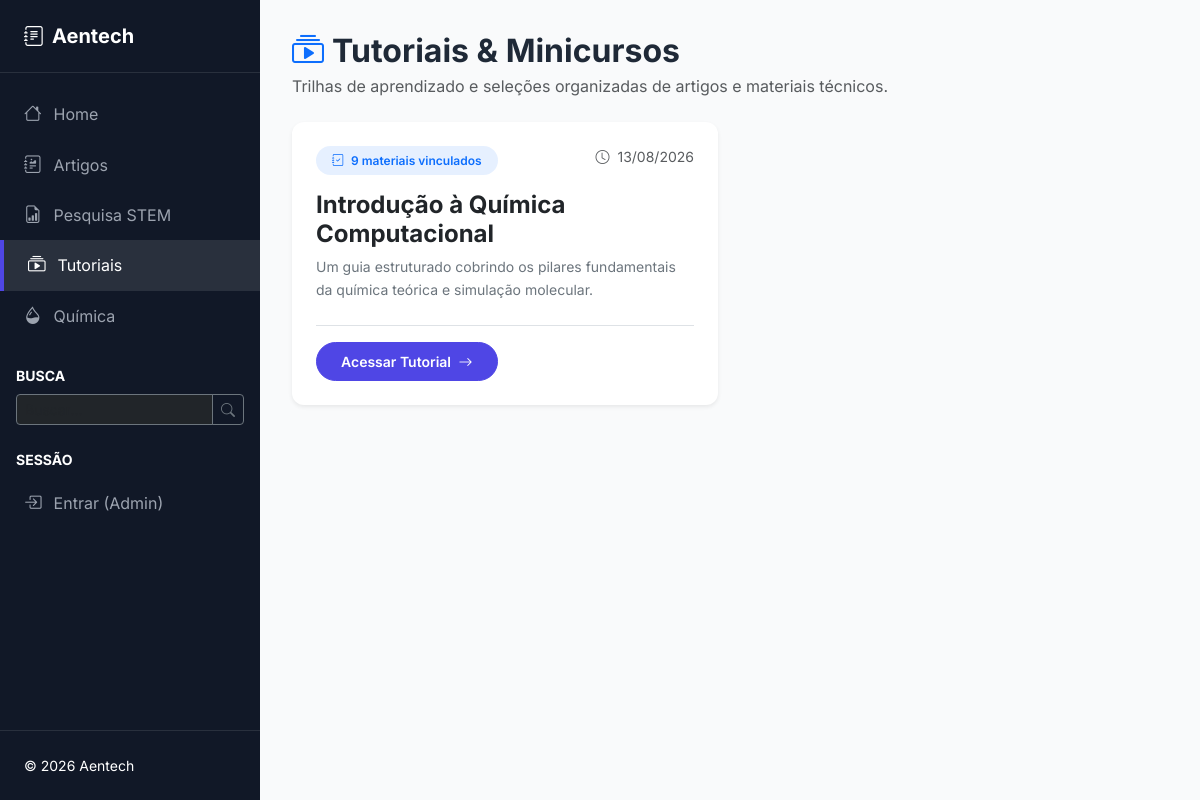
Page /tutoriais on the committed database.
### app/models.py (models this page shows, shortened)
class Tutorial(db.Model):
    __tablename__ = 'tutorials'
    id = db.Column(db.Integer, primary_key=True)
    title = db.Column(db.String(200), nullable=False)
    slug = db.Column(db.String(200), unique=True, nullable=False)
    description = db.Column(db.Text)
    created_at = db.Column(db.DateTime, default=datetime.utcnow)
    updated_at = db.Column(db.DateTime, default=datetime.utcnow, onupdate=datetime.utcnow)
    tutorial_posts = db.relationship(
        'TutorialPost',
        backref='tutorial',
        cascade='all, delete-orphan',
        order_by='TutorialPost.order',
        lazy='joined'
    )

### app/main/views.py (the view)
@blueprint.route('/tutoriais')
def tutorials_list():
    tutorials = Tutorial.query.order_by(Tutorial.created_at.desc()).all()
    return render_template('main/tutorials.html', tutorials=tutorials)

### app/__init__.py (called while the page is built)
    def _register_context_processors(self) -> None:
        @self.app.context_processor
        def inject_config():
            return dict(config=self.app.config)
        @self.app.context_processor
        def inject_utility_functions():
            from datetime import datetime
            return dict(
                now=datetime.utcnow,
                len=len,
                str=str
            )
        @self.app.context_processor
        def inject_seo():
            try:
                from app.seo import build_seo
                return dict(seo=build_seo())
            except Exception as e:  # pragma: no cover - never break rendering for SEO
                print(f"Warning: Could not build SEO context: {e}")
                return dict(seo={})

### app/auth/views.py (called while the page is built)
@blueprint.before_app_request
def load_logged_in_user():
    user_id = session.get('user_id')
    if user_id is None:
        g.current_user = None
    else:
        g.current_user = User.query.get(user_id)

@blueprint.app_context_processor
def inject_current_user():
    user_id = session.get('user_id')
    if user_id:
        user = User.query.get(user_id)
        return dict(current_user=user)
    return dict(current_user=None)

### app/main/__init__.py (called while the page is built)
@blueprint.context_processor
def inject_categories():
    return {
        'all_categories': Category.query.order_by(Category.name).all()
    }

### app/seo.py (called while the page is built)
def strip_html(value):
    if not value:
        return ''
    text = _TAG_RE.sub(' ', str(value))
    text = (text.replace('&nbsp;', ' ')
                .replace('&amp;', '&')
                .replace('&lt;', '<')
                .replace('&gt;', '>')
                .replace('&quot;', '"')
                .replace('&#39;', "'"))
    return _WS_RE.sub(' ', text).strip()

def meta_excerpt(value, length=300):
    text = strip_html(value)
    if len(text) <= length:
        return text
    truncated = text[: length + 1]
    if ' ' in truncated:
        truncated = truncated.rsplit(' ', 1)[0]
    return truncated.rstrip(' ,.;:-') + '…'

def _iso(value):
    if not value:
        return None
    if isinstance(value, str):
        return value
    if value.tzinfo is None:
        value = value.replace(tzinfo=timezone.utc)
    return value.isoformat()

def site_base_url():
    configured = current_app.config.get('SEO_SITE_URL')
    if configured:
        return configured.rstrip('/')
    try:
        return request.url_root.rstrip('/')
    except RuntimeError:
        return ''

### app/templates/main/tutorials.html (shortened to what this page needs)
{% extends "base.html" %}
{% block content %}
<div class="d-flex justify-content-between align-items-center mb-4">
    <div>
        <h2 class="fw-bold mb-1"><i class="bi bi-collection-play text-primary me-2"></i>Tutoriais & Minicursos</h2>
        <p class="text-muted mb-0">Trilhas de aprendizado e seleções organizadas de artigos e materiais técnicos.</p>
    </div>
</div>
<div class="row g-4">
    {% for tutorial in tutorials %}
    <div class="col-lg-6">
        <div class="card h-100 border-0 shadow-sm overflow-hidden hover-up">
            <div class="card-body p-4 d-flex flex-column">
                <div class="d-flex justify-content-between align-items-start mb-3">
                    <span class="badge bg-primary bg-opacity-10 text-primary px-3 py-2 rounded-pill fw-semibold">
                        <i class="bi bi-journal-check me-1"></i> {{ tutorial.tutorial_posts|length }} materiais vinculados
                    </span>
                    <small class="text-muted"><i class="bi bi-clock me-1"></i> {{ tutorial.created_at.strftime('%d/%m/%Y') }}</small>
                </div>
                <h3 class="h4 fw-bold mb-2">
                    <a href="{{ url_for('main.tutorial_detail', identifier=tutorial.slug) }}" class="text-dark text-decoration-none hover-primary">
                        {{ tutorial.title }}
                    </a>
                </h3>
                <p class="text-secondary small flex-grow-1 mb-4" style="line-height: 1.6;">
                    {{ tutorial.description or 'Sem descrição cadastrada para este tutorial.' }}
                </p>
                <div class="d-flex justify-content-between align-items-center mt-auto border-top pt-3">
                    <a href="{{ url_for('main.tutorial_detail', identifier=tutorial.slug) }}" class="btn btn-primary btn-sm px-4 fw-semibold rounded-pill">
                        Acessar Tutorial <i class="bi bi-arrow-right ms-1"></i>
                    </a>
                </div>
            </div>
        </div>
    </div>
    {% endfor %}
</div>
{% endblock %}

### app/templates/base.html (style rules this page uses)
:root { --primary-color: #4f46e5; --primary-hover: #4338ca; --sidebar-bg: #111827; --body-bg: #f9fafb; --card-shadow: 0 1px 3px 0 rgb(0 0 0 / 0.1), 0 1px 2px -1px rgb(0 0 0 / 0.1); }
body { font-family: 'Inter', -apple-system, BlinkMacSystemFont, "Segoe UI", Roboto, Helvetica, Arial, sans-serif; background-color: var(--body-bg); color: #1f2937; }
.card { border: none; border-radius: 0.75rem; box-shadow: var(--card-shadow); transition: transform 0.2s, box-shadow 0.2s; }
.btn-primary { background-color: var(--primary-color); border-color: var(--primary-color); border-radius: 0.5rem; padding: 0.5rem 1.25rem; font-weight: 500; }

### app/templates/main/tutorials.html (style rules this page uses)
.hover-up { transition: transform 0.2s, box-shadow 0.2s; }

### rows in the picture
Tutorial: tutorial_posts|length "9", created_at "13/08/2026", title "Introdução à Química Computacional", description "Um guia estruturado cobrindo os pilares fundamentais da química teórica e simulação molecular."
